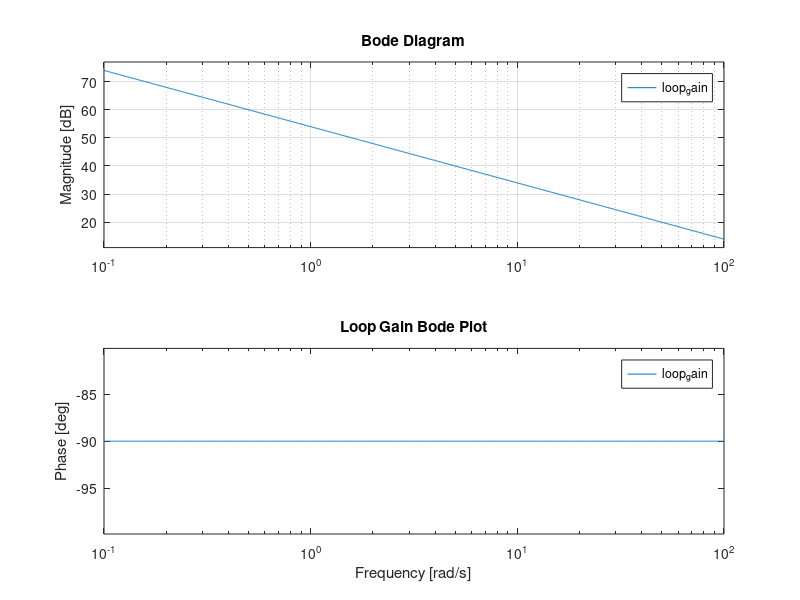
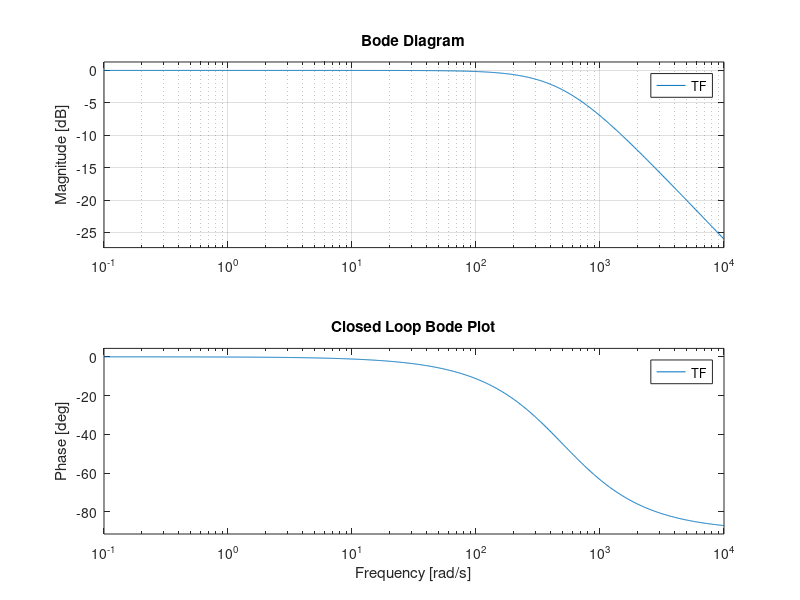
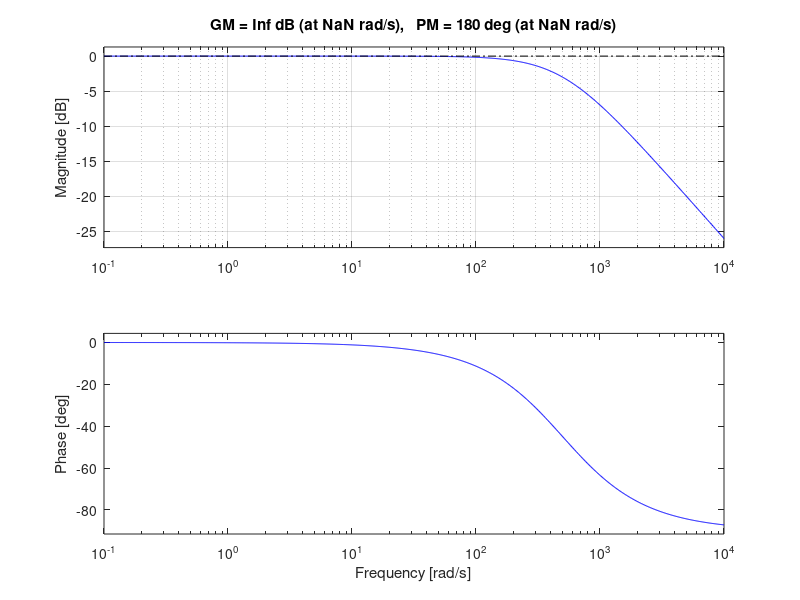

Write the MATLAB code that produced these figures, in order.
% example 3.5 bode plotting
clear;clc; close all;
L = 690e-6;
R = 5e-3;
r_on = 0.88e-3;

K = tf([0.345, 2.94], [1 0]); % integrator
G = tf(1, [L, (R+r_on)]);

loop_gain = K*G;
figure; bode(loop_gain); grid; title("Loop Gain Bode Plot");

TF = loop_gain/(1+loop_gain);
figure; bode(TF); grid; title("Closed Loop Bode Plot");

figure; margin(TF); grid;